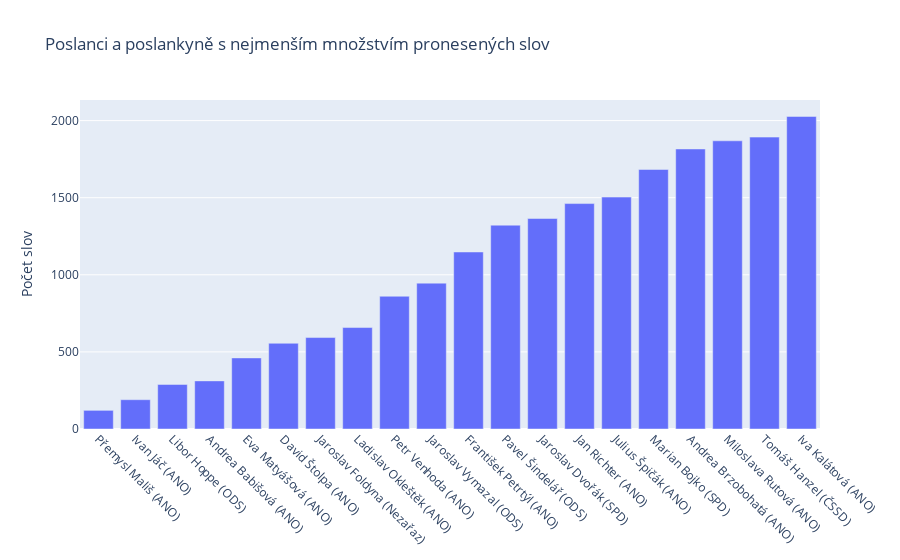

Notebook source saved alongside this figure:
### Code cell
K = 20
grouping_field = promluvy.jmeno + ' '+ promluvy.prijmeni + ' (' + promluvy.zkratka + ')'
data = promluvy.text.str.split(' ').apply(len).groupby(grouping_field).sum().sort_values()
x = data.index[:K]
y = data.values[:K]
fig = go.Figure(go.Bar(x=x, y=y))
fig.update_layout(dict(
    title="Poslanci a poslankyně s nejmenším množstvím pronesených slov",
    xaxis=dict(tickangle=45),
    yaxis=dict(title="Počet slov", )
))
fig.show()

### Figure 1 — Plotly figure (JSON) as saved in the notebook; plotly's stock layout.template omitted (floating-point values rounded to 4 significant figures)
{"data": [{"type": "bar", "x": ["Přemysl Mališ (ANO)", "Ivan Jáč (ANO)", "Libor Hoppe (ODS)", "Andrea Babišová (ANO)", "Eva Matyášová (ANO)", "David Štolpa (ANO)", "Jaroslav Foldyna (Nezařaz)", "Ladislav Okleštěk (ANO)", "Petr Venhoda (ANO)", "Jaroslav Vymazal (ODS)", "František Petrtýl (ANO)", "Pavel Šindelář (ODS)", "Jaroslav Dvořák (SPD)", "Jan Richter (ANO)", "Julius Špičák (ANO)", "Marian Bojko (SPD)", "Andrea Brzobohatá (ANO)", "Miloslava Rutová (ANO)", "Tomáš Hanzel (ČSSD)", "Iva Kalátová (ANO)"], "y": [121, 190, 289, 312, 461, 556, 593, 658, 861, 946, 1148, 1322, 1365, 1462, 1504, 1683, 1816, 1869, 1893, 2027]}], "layout": {"autosize": true, "title": {"text": "Poslanci a poslankyně s nejmenším množstvím pronesených slov"}, "xaxis": {"autorange": true, "range": [-0.5, 19.5], "tickangle": 45, "type": "category"}, "yaxis": {"autorange": true, "range": [0, 2134.0], "title": {"text": "Počet slov"}, "type": "linear"}}}
